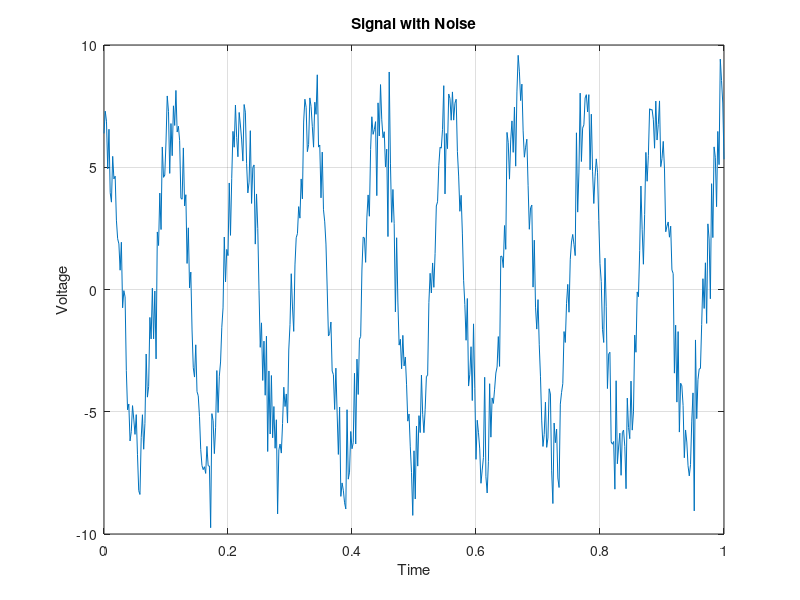

The MATLAB script that drew this image:
clc;
clear;
close all;

% Task 1 Vectors 
a = 10:-1:-15;

b = log2(a);

c = a./b;

c_column = c'


% Task 2 Vectors to Matrix 

C1 = [pi/2 pi/2 3*pi/2];
C2 = [-1 1 1];
C3 = [-3 -1 -5];

C = [C1;C2;C3]

row_sum = sum(C,2)


% Task 3 Time value t TO define signals 

t = 0:0.002:1;

A = 7;
f = 9;
sigma = 1.2;


s = A*cos(2*pi*f*t);

n = sigma*randn(size(t));

y = s+n;


selected = y(y>4.5);

filtered = y;

filtered(abs(filtered)<2.5)=0;


number_original = length(y)

number_selected = length(selected)

minimum_value = min(filtered)

maximum_value = max(filtered)


plot(t,y)
grid on
xlabel('Time')
ylabel('Voltage')
title('Signal with Noise')



%Comlementary Task


A = input('Enter vector A: ');

B = A(2:2:end);

C = A(end-1:-2:1);

disp('Vector B is:')
disp(B)

disp('Vector C is:')
disp(C)
